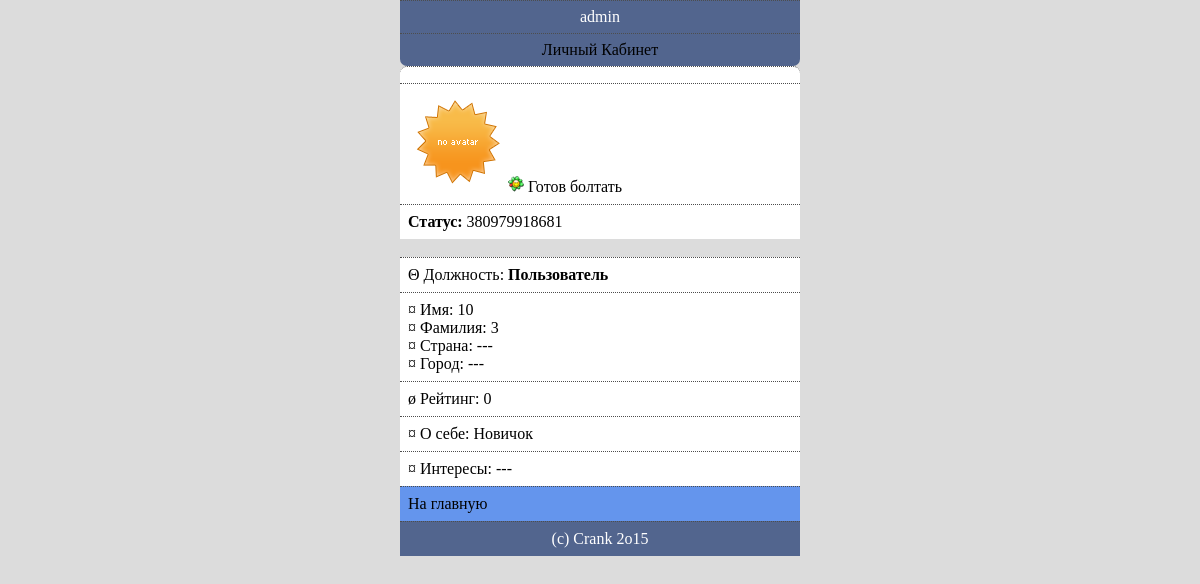
The app's page /PtCMSver03/pro.php?id=3 (signed in) with its own data.
### tables this page shows
CREATE TABLE `users` (
  `id` int(10) NOT NULL,
  `reff` varchar(200) DEFAULT 'http://ruslan41khaven.myjino.ru/#',
  `url1` varchar(200) DEFAULT 'http://androfile.at.ua/',
  `url2` varchar(200) DEFAULT NULL,
  `url3` varchar(200) DEFAULT NULL,
  `url4` varchar(200) DEFAULT NULL,
  `url5` varchar(200) DEFAULT NULL,
  `login` varchar(25) NOT NULL,
  `pass` varchar(35) NOT NULL,
  `email` varchar(35) NOT NULL,
  `name` varchar(15) DEFAULT '10',
  `famil` varchar(15) DEFAULT '3',
  `gorod` varchar(20) DEFAULT '---',
  `infos` varchar(200) DEFAULT 'Новичок',
  `interest` varchar(50) DEFAULT '---',
  `reit` int(11) NOT NULL DEFAULT '0',
  `ru` int(90) NOT NULL,
  `sng` int(90) NOT NULL,
  `strana` varchar(20) DEFAULT '---',
  `admin` int(11) NOT NULL DEFAULT '0',
  `pol` varchar(3) DEFAULT NULL,
  `xstatus` enum('1','2','3','4','5','6','7','8','9','10','11','12','13','14','15','16','17') NOT NULL DEFAULT '1',
  `status` varchar(100) DEFAULT ':(',
  `post` int(11) NOT NULL DEFAULT '0',
  `patik` int(11) NOT NULL DEFAULT '13843',
  `izgnali` int(11) NOT NULL DEFAULT '0',
  `time` int(11) NOT NULL,
  `berds` int(11) NOT NULL DEFAULT '0',
  `egg` text,
  `bablo` int(11) DEFAULT '0',
  `bans` int(10) DEFAULT '0',
  `avatar` text,
  `minimalka` int(11) NOT NULL DEFAULT '500'
);

CREATE TABLE `site` (
  `copyr` varchar(1024) DEFAULT NULL,
  `title` varchar(1024) DEFAULT NULL,
  `kosh` varchar(13) DEFAULT 'КОШ СОЗДАТЕЛЯ'
);

### PtCMSver03/pro.php (the view, shortened to what this page needs)
<?php
include_once ('config.php');
if(!empty($user)){
$oggy = mysql_query("SELECT * FROM `users` WHERE `id` = '".abs(intval($_GET[id]))."' LIMIT 1");
 $og=mysql_fetch_array($oggy);
echo '<div class="head"><center>'.$og['login'].'</center></div>';
echo '<div class="kabi"><center><a href="kabik.php">Личный Кабинет</a></center></div>';
echo '<div class="meni"></div>';
echo '<div class="menuxa">
<img src="img/ava.png" alt="*" />';
if($og["xstatus"]==1) echo '<img src="img/xstatus/1.png" alt="*" /> Готов болтать';
echo '</div>';
echo '<div class="menuxa"><b> Статус:</b>  '.$og['status'].'<br /></div></br>';
if($og["admin"]==0) echo '<div class="menuxa">&#920; Должность: <b>Пользователь</b><br /></div>';
echo '<div class="menuxa">
&#164; Имя: '.$og['name'].'<br />
&#164; Фамилия: '.$og['famil'].'<br />
&#164; Страна: '.$og['strana'].'<br />
&#164; Город: '.$og['gorod'].'<br /></div>
<div class="menuxa">&#248; Рейтинг: '.$og['reit'].'<br /></div>';
echo '<div class="menuxa">&#164; О себе: '.$og['infos'].'<br /></div>
<div class="menuxa">&#164; Интересы: '.$og['interest'].'<br /></div>
<div class="test"><a href="index.php">На главную</a></div>';
}
include_once ('include/foot.php');
?>

### PtCMSver03/include/foot.php
<?
$ss = mysql_fetch_assoc(mysql_query("SELECT * FROM `site`"));
echo '<div class="foot"><center>'.$ss['copyr'].'</center></div>';
?>

### desing/css.css (style rules this page uses)
a { color: black; text-decoration: none; }
.menuxa { color: black; BACKGROUND: #fff; PADDING:8PX; BORDER-TOP:1PX DOTTED #4D4D4D; }
.meni { color: black; BACKGROUND: #fff; PADDING:8PX; BORDER-TOP:1PX DOTTED #4D4D4D; border-radius : 7px 7px 0px 0px; }
.test { color: #55BE52; BACKGROUND: CornflowerBlue; BORDER-TOP:1PX DOTTED #4D4D4D; PADDING: 8PX; }
.head { color: #fff; BACKGROUND: #002800 url(head.png) ; BORDER-TOP:1PX DOTTED #4D4D4D; PADDING: 7PX; }
.kabi { color: WhiteSmoke; BACKGROUND: #002800 url(head.png) ; BORDER-TOP:1PX DOTTED #4D4D4D; border-radius : 0 0 7px 7px; PADDING: 7PX; }
.foot { color: #fff; BACKGROUND: #002800 url(head.png) ; BORDER-TOP:1PX DOTTED #4D4D4D; PADDING: 8PX; }

### records on screen
users: login "admin", status "380979918681", name "10", famil "3", strana "---", gorod "---", reit "0", infos "Новичок", interest "---"
site: copyr "(c) Crank 2o15"
